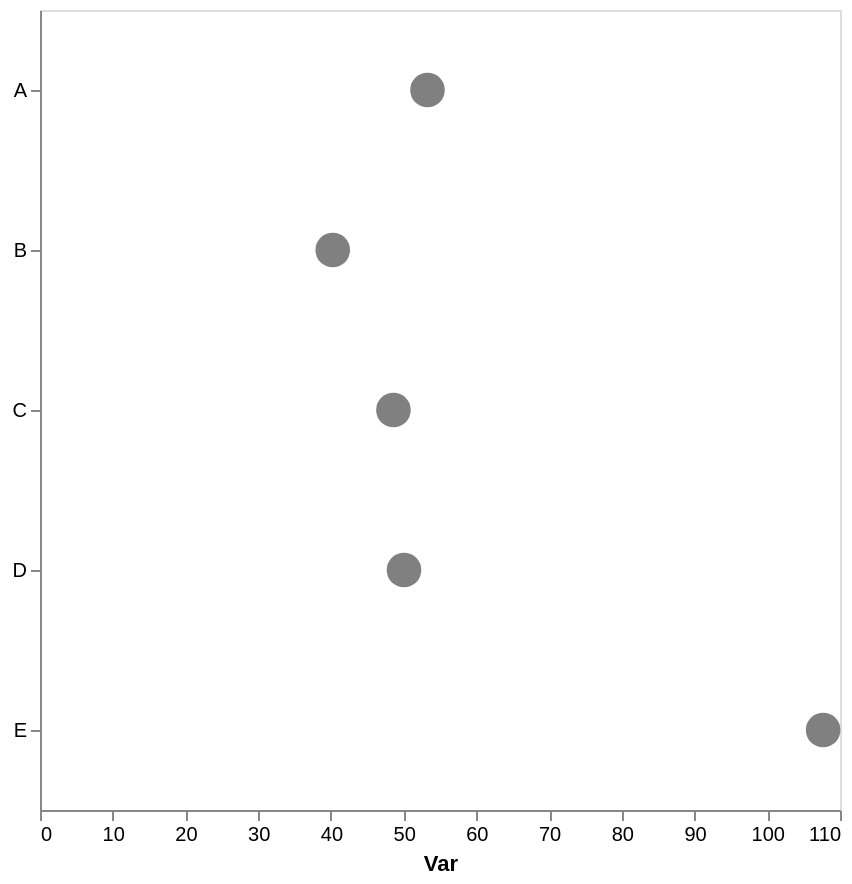

Source (Vega-Lite JSON):
### Vega-Lite specification from a JSON file in a GitHub repository (floating-point values rounded to 4 significant figures)
{"config": {"view": {"continuousWidth": 300, "continuousHeight": 300}, "axis": {"grid": false}, "bar": {"color": "gray"}}, "data": {"name": "data-0cbbf60f5e870dccdc5001e09ad27b13"}, "mark": {"type": "point", "color": "gray", "filled": true, "size": 300}, "encoding": {"x": {"aggregate": "mean", "axis": {"title": "Var"}, "field": "var1", "type": "quantitative"}, "y": {"axis": {"title": null}, "field": "cat", "type": "nominal"}}, "height": 400, "width": 400, "$schema": "https://vega.github.io/schema/vega-lite/v5.17.0.json", "datasets": {"data-0cbbf60f5e870dccdc5001e09ad27b13": [{"cat": "C", "var1": 48.6, "var2": 49.03}, {"cat": "D", "var1": 63.36, "var2": 51.49}, {"cat": "D", "var1": 53.38, "var2": 54.26}, {"cat": "A", "var1": 45.19, "var2": 54.87}, {"cat": "E", "var1": 107.2, "var2": 46.78}, {"cat": "B", "var1": 40.25, "var2": 45.7}, {"cat": "A", "var1": 54.24, "var2": 61.27}, {"cat": "D", "var1": 46.71, "var2": 44.24}, {"cat": "A", "var1": 60.41, "var2": 47.33}, {"cat": "E", "var1": 98.13, "var2": 37.9}, {"cat": "D", "var1": 36.75, "var2": 51.22}, {"cat": "E", "var1": 117.7, "var2": 58.6}]}}
